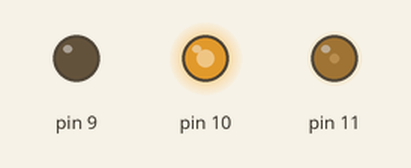
Bench run of a sketch on a simulated Arduino Uno, built with avr-gcc and run on an emulated ATmega328P. Shown: output pins drawn as LEDs (lit = HIGH).

Above: at 0.05 s.
At 1.1 s:
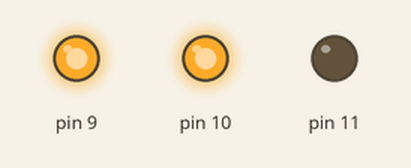
At 2.2 s:
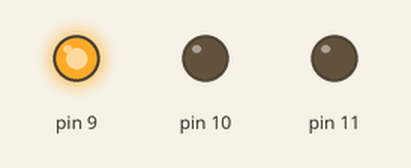
Timing chart, 0 to 5.2 s (numbered marks = the images above):
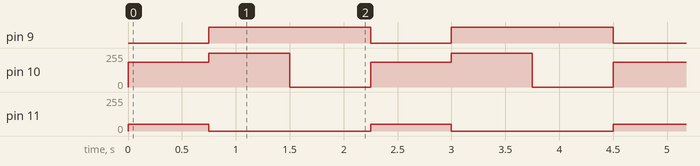

The sketch:

1.05.1_Red_Light_Green_Light_1-2-3.ino
```cpp
// Unit 1 Digital Sandbox
// Tutorial 1.05 Color Mixing

// Make a stop light blink from green, to yellow, to red and repeat.
// You’ll need some delay()’s and a handful of analogWrite() trios.

void setup()
{
  pinMode(9, OUTPUT);
  pinMode(10, OUTPUT);
  pinMode(11, OUTPUT);
}

void loop()
{
  analogWrite(9, 0);
  analogWrite(10, 187);
  analogWrite(11, 50);
  delay(750);

  analogWrite(9,255);
  analogWrite(10, 255);
  analogWrite(11,0);
  delay(750);

  analogWrite(9, 255);
  analogWrite(10,0);
  analogWrite(11, 0);
  delay(750);
}
```

Measured:
- by itself, pin 9: alternates HIGH for 1.5 s and LOW for 0.75 s
- by itself, pin 10: repeats every 2.3 s: 255/255 0.75 s, 0/255 0.75 s, 187/255 0.75 s
- by itself, pin 11: alternates 50/255 for 0.75 s and 0/255 for 1.5 s
